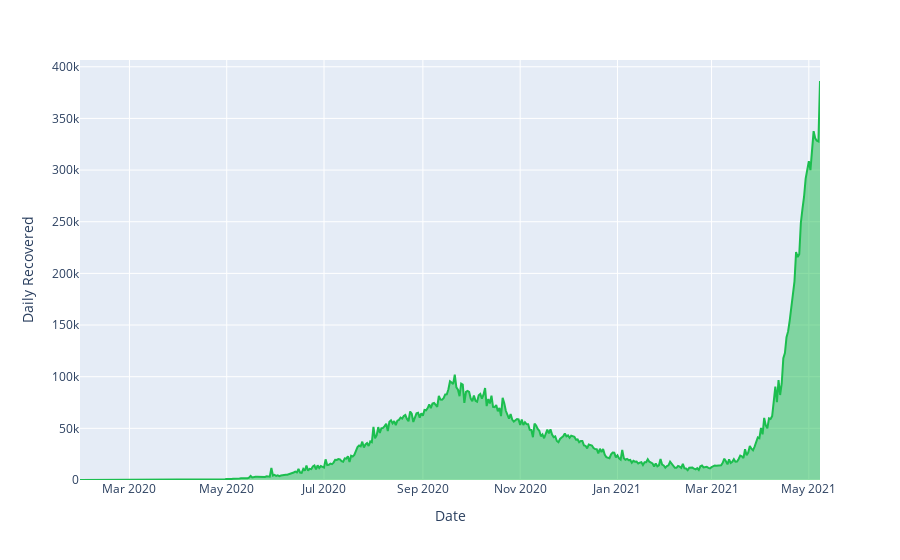

Notebook code cell kept with this figure:
### Markdown cell above
# AREA GRAPH FOR DAILY RECOVERED CASES

### Code cell
drec=px.area(india,"Date","Daily Recovered",color_discrete_sequence=["#1CBE4F"])
drec.show()

### Figure 1 — Plotly figure (JSON) as saved in the notebook; plotly's stock layout.template omitted (floating-point values rounded to 4 significant figures; data arrays with more than 128 entries replaced by an {"elided": "..."} marker saying what was removed)
{"data": [{"hovertemplate": "Date=%{x}<br>Daily Recovered=%{y}<extra></extra>", "legendgroup": "", "line": {"color": "#1CBE4F"}, "mode": "lines", "name": "", "orientation": "v", "showlegend": false, "stackgroup": "1", "type": "scatter", "x": {"elided": "465 str values"}, "xaxis": "x", "y": {"elided": "465 int values"}, "yaxis": "y"}], "layout": {"legend": {"tracegroupgap": 0}, "margin": {"t": 60}, "xaxis": {"anchor": "y", "domain": [0, 1], "title": {"text": "Date"}}, "yaxis": {"anchor": "x", "domain": [0, 1], "title": {"text": "Daily Recovered"}}}}
